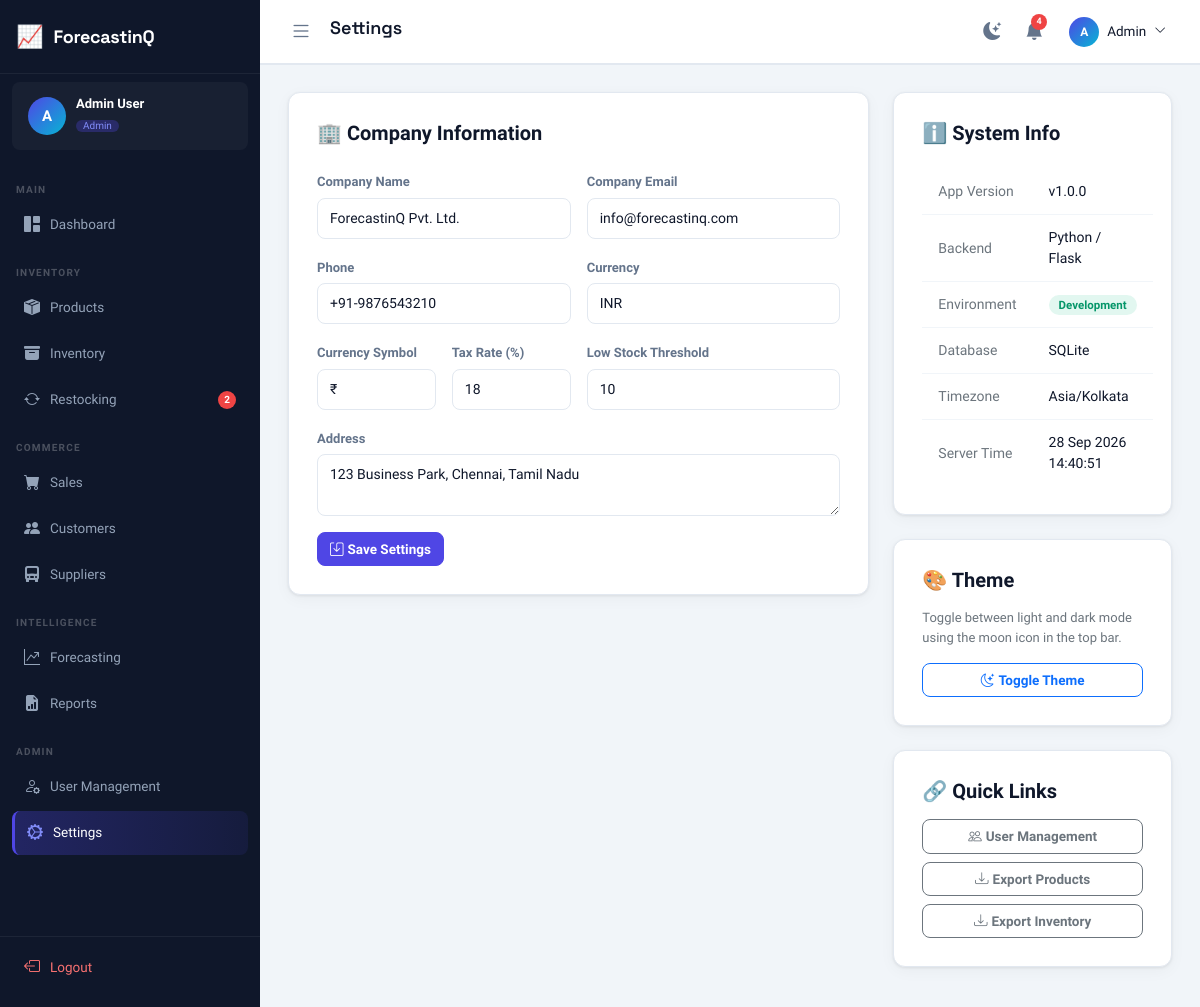
/settings/ (signed in), run on an earlier commit of the app's database.
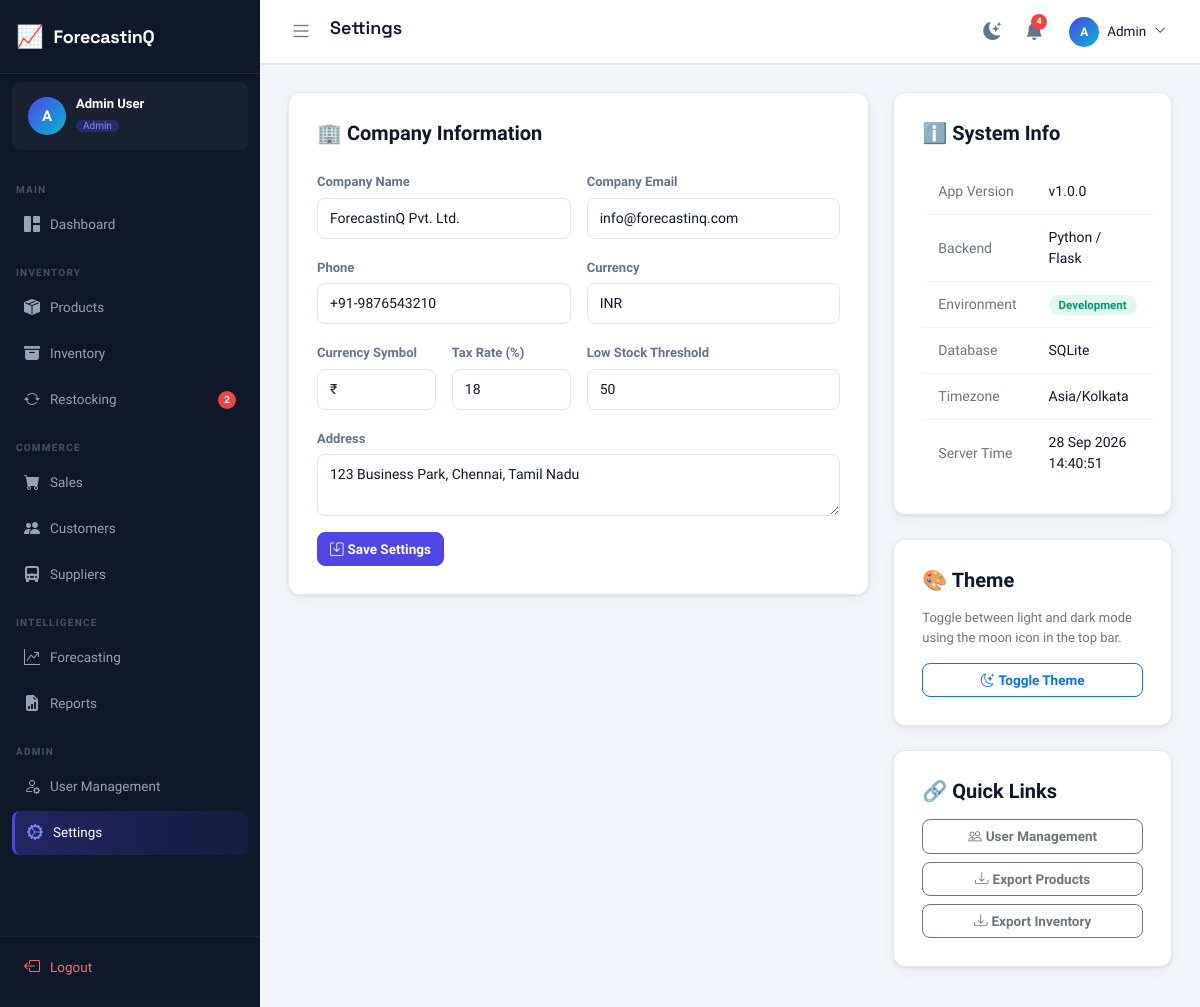
And on a later commit of the database.
### tables this page shows
CREATE TABLE settings (
    id INTEGER PRIMARY KEY AUTOINCREMENT,
    setting_key VARCHAR(100) NOT NULL UNIQUE,
    setting_value TEXT,
    created_at TIMESTAMP DEFAULT CURRENT_TIMESTAMP,
    updated_at TIMESTAMP DEFAULT CURRENT_TIMESTAMP
);

### blueprints/settings.py (the view, shortened to what this page needs)
@bp.route("/", methods=["GET", "POST"])
@login_required
@role_required("admin")
def index():
    rows = dbFetchAll("SELECT setting_key, setting_value FROM settings")
    s = {r["setting_key"]: r["setting_value"] for r in rows}
    return render_template(
        "settings/index.html",
        page_title="Settings", active_menu="settings",
        s=s, server_time=datetime.now().strftime("%d %b %Y %H:%M:%S"),
    )

### db.py (called while the page is built)
def get_db():
    if "db" not in g:
        g.db = sqlite3.connect(current_app.config["DATABASE_PATH"])
        g.db.row_factory = sqlite3.Row
        g.db.execute("PRAGMA foreign_keys = ON")
    return g.db

def _row_to_dict(row):
    return dict(row) if row is not None else None

def dbFetchAll(sql, params=()):
    cur = get_db().execute(sql, params)
    return [dict(r) for r in cur.fetchall()]

def dbFetchOne(sql, params=()):
    cur = get_db().execute(sql, params)
    row = cur.fetchone()
    return _row_to_dict(row)

### utils.py (called while the page is built)
def is_logged_in() -> bool:
    return bool(session.get("user_id"))

def get_current_user() -> dict:
    return {
        "id": session.get("user_id", 0),
        "name": session.get("user_name", ""),
        "email": session.get("user_email", ""),
        "role": session.get("user_role", ""),
        "username": session.get("username", ""),
    }

def login_required(view):
    @wraps(view)
    def wrapped(*args, **kwargs):
        if not is_logged_in():
            return redirect(url_for("auth.login"))
        return view(*args, **kwargs)
    return wrapped

### templates/settings/index.html (shortened to what this page needs)
{% extends "base.html" %}
{% block content %}
<div class="row g-4">
    <div class="col-lg-8">
        <div class="form-card">
            <h5 class="fw-700 mb-4">🏢 Company Information</h5>
            <form method="POST">
                <div class="row g-3">
                    <div class="col-md-6"><label class="form-label">Company Name</label><input type="text" name="company_name" class="form-control" value="{{ s.get('company_name','ForecastinQ') }}"/></div>
                    <div class="col-md-6"><label class="form-label">Company Email</label><input type="email" name="company_email" class="form-control" value="{{ s.get('company_email','') }}"/></div>
                    <div class="col-md-6"><label class="form-label">Phone</label><input type="text" name="company_phone" class="form-control" value="{{ s.get('company_phone','') }}"/></div>
                    <div class="col-md-6"><label class="form-label">Currency</label><input type="text" name="currency" class="form-control" value="{{ s.get('currency','INR') }}"/></div>
                    <div class="col-md-3"><label class="form-label">Currency Symbol</label><input type="text" name="currency_symbol" class="form-control" value="{{ s.get('currency_symbol','₹') }}"/></div>
                    <div class="col-md-3"><label class="form-label">Tax Rate (%)</label><input type="number" step="0.1" name="tax_rate" class="form-control" value="{{ s.get('tax_rate','18') }}"/></div>
                    <div class="col-md-6"><label class="form-label">Low Stock Threshold</label><input type="number" min="0" step="1" name="low_stock_threshold" class="form-control" value="{{ s.get('low_stock_threshold','10') }}" required/></div>
                    <div class="col-12"><label class="form-label">Address</label><textarea name="company_address" class="form-control" rows="2">{{ s.get('company_address','') }}</textarea></div>
                    <div class="col-12"><button type="submit" class="btn btn-primary"><i class="bi bi-save me-1"></i>Save Settings</button></div>
                </div>
            </form>
        </div>
    </div>
    <div class="col-lg-4">
        <div class="form-card">
            <h5 class="fw-700 mb-4">ℹ️ System Info</h5>
            <table class="table table-sm">
                <tr><td class="text-secondary">App Version</td><td class="fw-600">v{{ app_version }}</td></tr>
                <tr><td class="text-secondary">Backend</td><td class="fw-600">Python / Flask</td></tr>
                <tr><td class="text-secondary">Environment</td><td><span class="badge-status badge-in-stock">Development</span></td></tr>
                <tr><td class="text-secondary">Database</td><td class="fw-600">SQLite</td></tr>
                <tr><td class="text-secondary">Timezone</td><td class="fw-600">Asia/Kolkata</td></tr>
                <tr><td class="text-secondary">Server Time</td><td class="fw-600">{{ server_time }}</td></tr>
            </table>
        </div>
        <div class="form-card mt-4">
            <h5 class="fw-700 mb-3">🎨 Theme</h5>
            <p class="text-secondary" style="font-size:13px;">Toggle between light and dark mode using the moon icon in the top bar.</p>
            <button class="btn btn-outline-primary w-100" onclick="document.getElementById('themeToggle').click()">
                <i class="bi bi-moon-stars me-1"></i>Toggle Theme
            </button>
        </div>
        <div class="form-card mt-4">
            <h5 class="fw-700 mb-3">🔗 Quick Links</h5>
            <div class="d-flex flex-column gap-2">
                <a href="{{ url_for('users.index') }}" class="btn btn-outline-secondary"><i class="bi bi-people me-1"></i>User Management</a>
                <a href="{{ url_for('reports.export') }}?type=products" class="btn btn-outline-secondary"><i class="bi bi-download me-1"></i>Export Products</a>
                <a href="{{ url_for('reports.export') }}?type=inventory" class="btn btn-outline-secondary"><i class="bi bi-download me-1"></i>Export Inventory</a>
            </div>
        </div>
    </div>
</div>
{% endblock %}

What changed in the data, as far as the page shows it:
changed settings (number 6 of 7 on the later page): low_stock_threshold "10" → "50"
